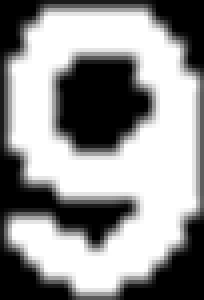
//> input picture image_bounding_box/nine.png, 51 x 75 px (shown 4 times larger)
$ ./image_color_detection nine.png   (built with g++ and OpenCV 4)
//> lines starting //> are read from the running program, lines starting //| are printed output that depends on the picture; after the words box and inside, x2 and y2 are one past the last pixel; in counts of white or black regions, pixels touching at a corner belong together
#include <iostream>
#include "opencv2/highgui/highgui.hpp"
#include "opencv2/imgproc/imgproc.hpp"
#include <vector>

using namespace std;
using namespace cv;

int main(int argc, char **argv)
{
	Mat input_image = imread(argv[1]); //load the image
//> input_image is the input picture: 75 rows x 51 cols, CV_8UC3; min 0, max 255, mean 147.7
	Mat threshold_image;
	Mat converted_image;

	namedWindow("Threshold Image", WINDOW_NORMAL);
	namedWindow("Input Image", WINDOW_NORMAL);

	cvtColor(input_image, converted_image, CV_BGR2GRAY, 0);

	threshold(converted_image, threshold_image, 250, 255, THRESH_BINARY); //threshold the image to B/W
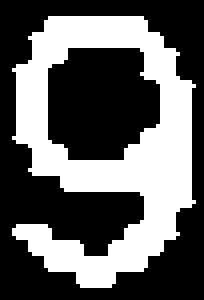
//> threshold_image: 75 rows x 51 cols, CV_8UC1 (shown 4 times larger); 38.4% white; 1 white region, box (x1, y1, x2, y2) and area: (3, 4, 49, 72) 1468

	std::vector<Point> white_points;
	Mat_<uchar>::iterator it = threshold_image.begin<uchar>();
	Mat_<uchar>::iterator end = threshold_image.end<uchar>();

	for(it = it; it != end; it++)
		if(*it)
			white_points.push_back(it.pos());
//> after the loop, white_points = 1468 Points (x, y), first 12: [12, 4], [13, 4], [14, 4], [15, 4], [16, 4], [17, 4], [18, 4], [19, 4], [20, 4], [21, 4], [22, 4], [23, 4]

	RotatedRect rect = minAreaRect(Mat(white_points));
//> rect = centre (25.5, 37.5), size (67, 45), angle -90

	Point2f corners[4];
	rect.points(corners);
//> corners = 4 Points (x, y): [48, 71], [3, 71], [3, 4], [48, 4]
	for(int i = 0; i < 4; i++)
		line(input_image, corners[i], corners[(i + 1) % 4], Scalar(255, 0, 0), 2);
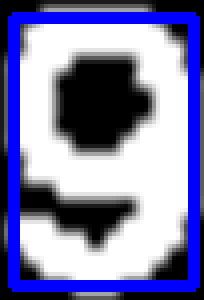
//> input_image: 75 rows x 51 cols, CV_8UC3 (shown 4 times larger); 17.46% of pixels changed, all inside (x1, y1, x2, y2) = (2, 3, 50, 73)

	Rect target;
	target.x = rect.center.x - (rect.size.width/2);
//> target = Rect(-7, 0, 0, 0)
	target.y = rect.center.y - (rect.size.height/2);
//> target = Rect(-7, 14, 0, 0)

	target.width = rect.size.width;
//> target = Rect(-7, 14, 66, 0)
	target.height = rect.size.height;
//> target = Rect(-7, 14, 66, 44)

	rectangle(input_image, target, Scalar(0, 255, 0));

	Rect bounds = rect.boundingRect();
//> bounds = Rect(3, 4, 46, 68)
	rectangle(input_image, bounds, Scalar( 0, 0, 255));
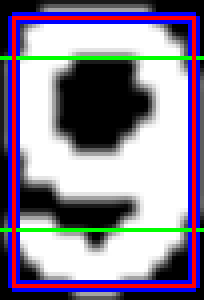
//> input_image: 75 rows x 51 cols, CV_8UC3 (shown 4 times larger); mean B, G, R 152.4, 129.9, 138.3

	imshow("Input Image", input_image);
	imshow("Threshold Image", threshold_image);
	waitKey(0);

	return 0;
}
